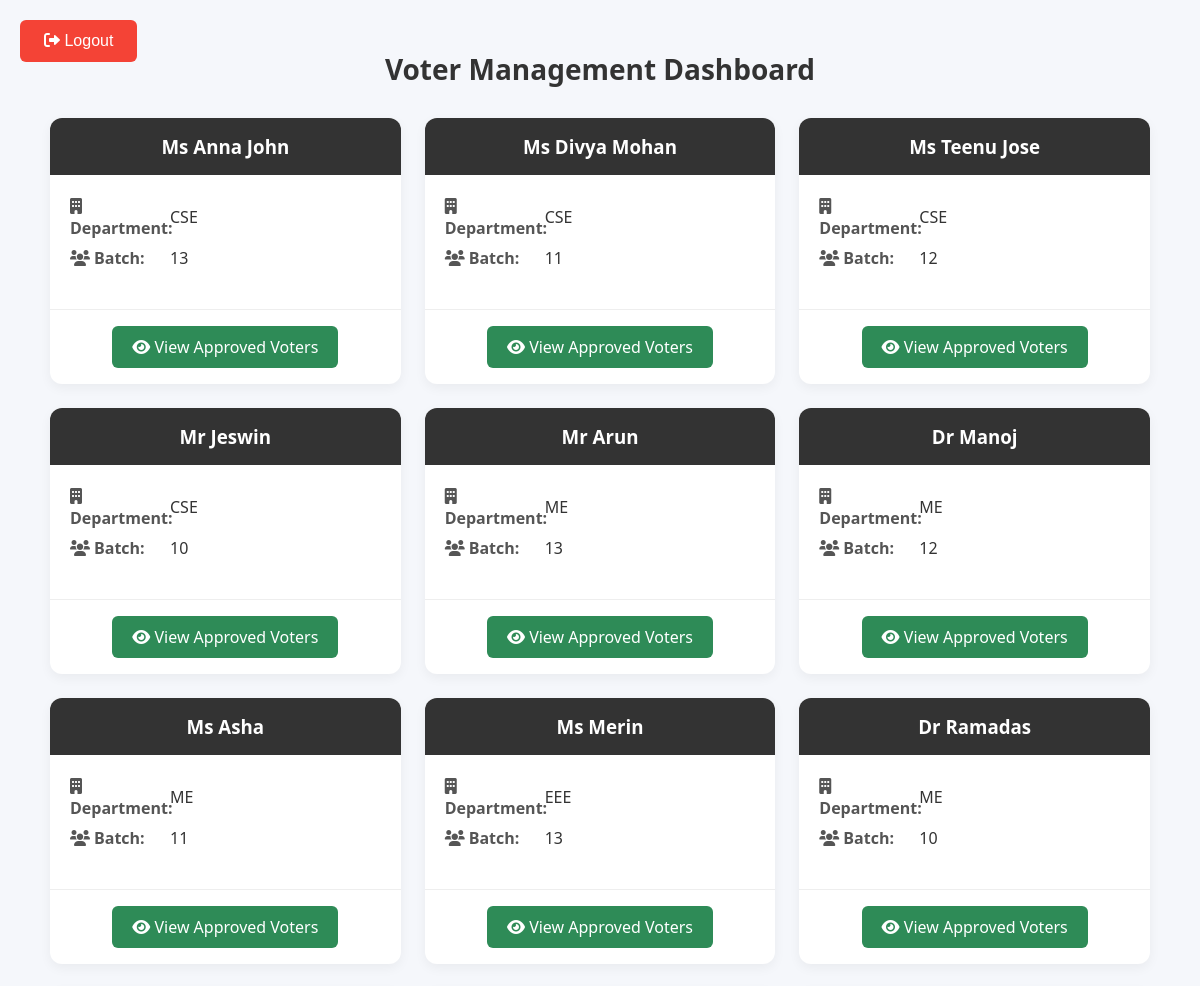
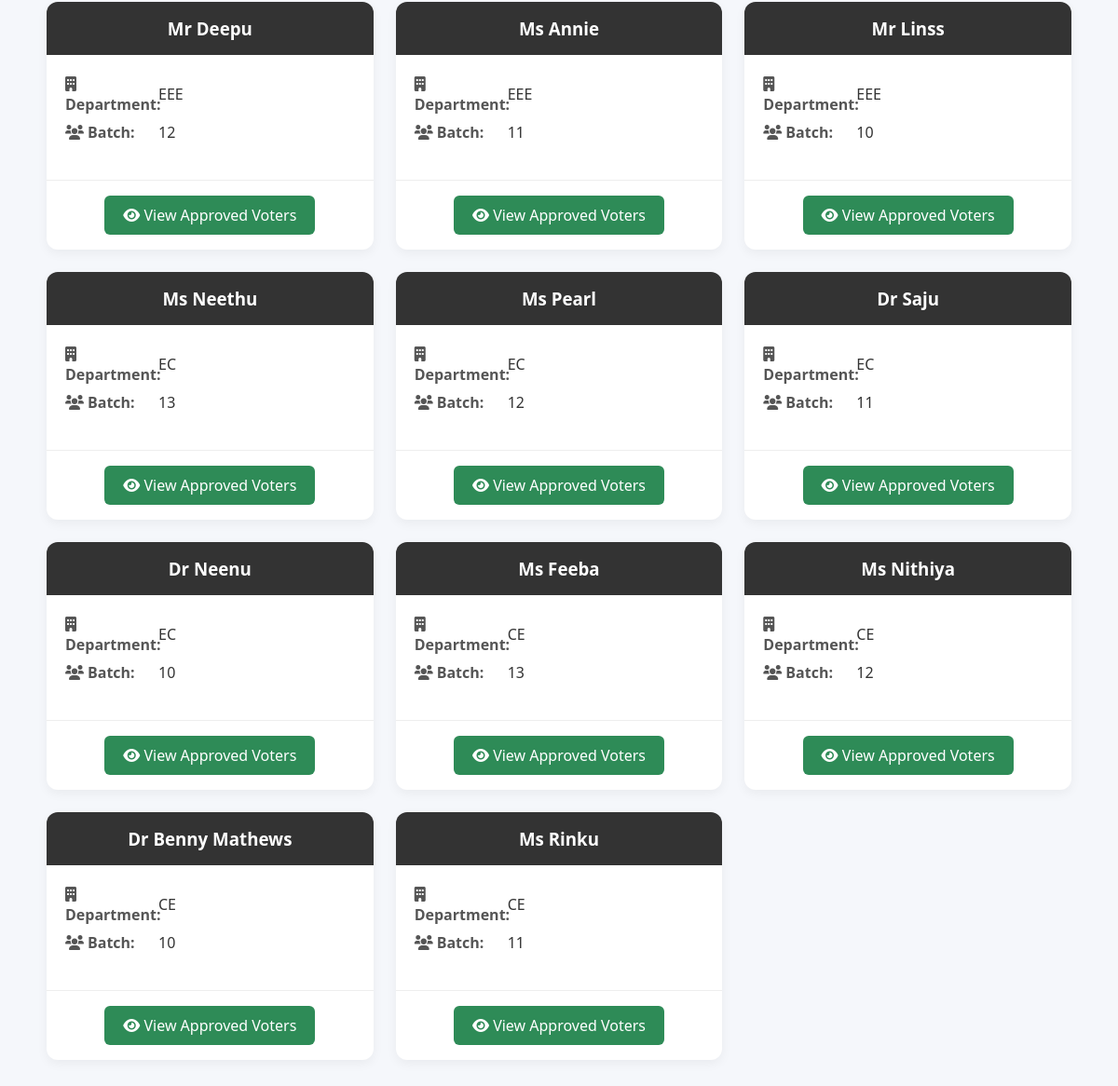
Page /voter_management.php on the committed database (2 pictures, top to bottom).
### tables this page shows
CREATE TABLE IF NOT EXISTS `tutor_login` (
  `tutor_id` int NOT NULL AUTO_INCREMENT,
  `password` varchar(300) NOT NULL,
  `name` varchar(100) NOT NULL,
  `department` varchar(100) NOT NULL,
  `batch` varchar(50) NOT NULL,
  PRIMARY KEY (`tutor_id`)
);

### voter_management.php (the view, shortened to what this page needs)
<?php
include('connect.php');
$query = "SELECT tutor_id, name, department, batch FROM tutor_login LIMIT 20";
$result = mysqli_query($conn, $query);
?>
<!DOCTYPE html>
<html lang="en">
<head>
    <link href="https://cdnjs.cloudflare.com/ajax/libs/font-awesome/6.0.0-beta3/css/all.min.css" rel="stylesheet">
</head>
<body>
    <div class="logout-container">
        <form method="POST">
            <button type="submit" name="logout" class="logout-btn">
                <i class="fas fa-sign-out-alt"></i> Logout
            </button>
        </form>
    </div>
    <div class="container">
        <div class="header">
            <h1>Voter Management Dashboard</h1>
        </div>
        <div class="card-grid">
            <?php while ($row = mysqli_fetch_assoc($result)) { ?>
                <div class="tutor-card">
                    <div class="card-header">
                        <h3><?php echo $row['name']; ?></h3>
                    </div>
                    <div class="card-body">
                        <div class="tutor-info">
                            <div class="info-row">
                                <div class="info-label">
                                    <i class="fas fa-building icon"></i>Department:
                                </div>
                                <div class="info-value"><?php echo $row['department']; ?></div>
                            </div>
                            <div class="info-row">
                                <div class="info-label">
                                    <i class="fas fa-users icon"></i>Batch:
                                </div>
                                <div class="info-value"><?php echo $row['batch']; ?></div>
                            </div>
                        </div>
                    </div>
                    <div class="card-footer">
                        <a href="view_approved_voters.php?tutor_id=<?php echo $row['tutor_id']; ?>" class="view-btn">
                            <i class="fas fa-eye"></i> View Approved Voters
                        </a>
                    </div>
                </div>
            <?php } ?>
        </div>
    </div>
</body>
</html>

### voter_management.php (style rules this page uses)
:root { --primary-color: #333333; --button-color: #2e8b57; --light-gray: #f8f9fa; --border-radius: 12px; --box-shadow: 0 4px 12px rgba(0, 0, 0, 0.05); }
* { margin: 0; padding: 0; box-sizing: border-box; }
body { font-family: 'Segoe UI', Tahoma, Geneva, Verdana, sans-serif; background-color: #f5f7fb; color: #333; padding: 20px; position: relative; }
.container { max-width: 1200px; margin: 0 auto; padding: 30px; }
.header { margin-bottom: 30px; text-align: center; }
.header h1 { font-size: 28px; font-weight: 600; color: #333; }
.logout-container { position: absolute; top: 20px; left: 20px; }
.logout-btn { padding: 12px 24px; background-color: #f44336; color: white; border: none; border-radius: 6px; cursor: pointer; font-size: 16px; transition: background-color 0.2s; }
.card-grid { display: grid; grid-template-columns: repeat(auto-fill, minmax(300px, 1fr)); gap: 24px; margin-bottom: 40px; }
.tutor-card { background-color: #fff; border-radius: var(--border-radius); box-shadow: var(--box-shadow); overflow: hidden; transition: transform 0.2s, box-shadow 0.2s; }
.card-header { background-color: var(--primary-color); color: white; padding: 16px; text-align: center; }
.card-body { padding: 20px; }
.tutor-info { margin-bottom: 20px; }
.info-row { display: flex; margin-bottom: 8px; align-items: center; }
.info-label { font-weight: 600; width: 100px; color: #555; }
.info-value { flex: 1; }
.card-footer { padding: 16px; border-top: 1px solid #eee; text-align: center; }
.view-btn { display: inline-block; padding: 10px 20px; background-color: var(--button-color); color: white; border: none; border-radius: 6px; text-decoration: none; font-weight: 500; transition: background-color 0.2s; }
.icon { margin-right: 8px; width: 16px; }

### rows in the picture
tutor_login: name "Ms Anna John", department "CSE", batch "13"
tutor_login: name "Ms Divya Mohan", department "CSE", batch "11"
tutor_login: name "Ms Teenu Jose", department "CSE", batch "12"
tutor_login: name "Mr Jeswin", department "CSE", batch "10"
tutor_login: name "Mr Arun", department "ME", batch "13"
tutor_login: name "Dr Manoj", department "ME", batch "12"
tutor_login: name "Ms Asha", department "ME", batch "11"
tutor_login: name "Ms Merin", department "EEE", batch "13"
tutor_login: name "Dr Ramadas", department "ME", batch "10"
tutor_login: name "Mr Deepu", department "EEE", batch "12"
tutor_login: name "Ms Annie", department "EEE", batch "11"
tutor_login: name "Mr Linss", department "EEE", batch "10"
tutor_login: name "Ms Neethu", department "EC", batch "13"
tutor_login: name "Ms Pearl", department "EC", batch "12"
tutor_login: name "Dr Saju", department "EC", batch "11"
tutor_login: name "Dr Neenu", department "EC", batch "10"
tutor_login: name "Ms Feeba", department "CE", batch "13"
tutor_login: name "Ms Nithiya", department "CE", batch "12"
tutor_login: name "Dr Benny Mathews", department "CE", batch "10"
tutor_login: name "Ms Rinku", department "CE", batch "11"
